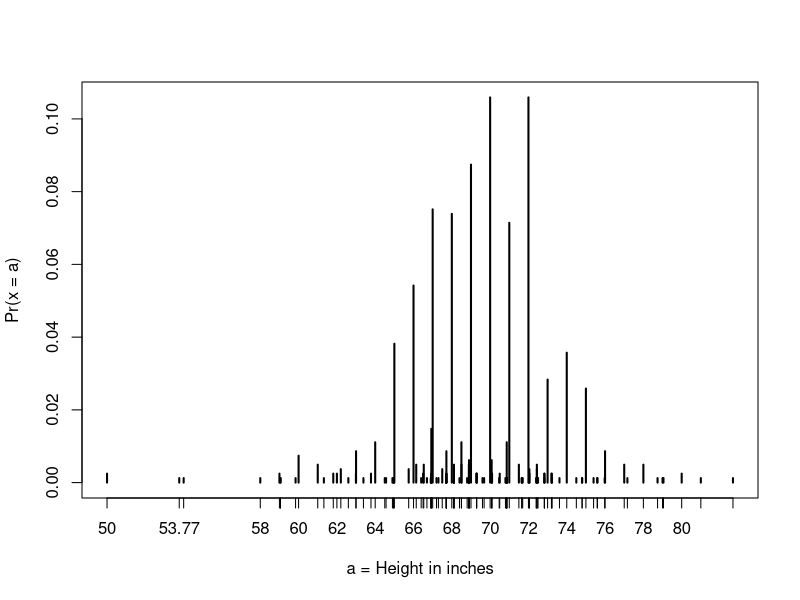
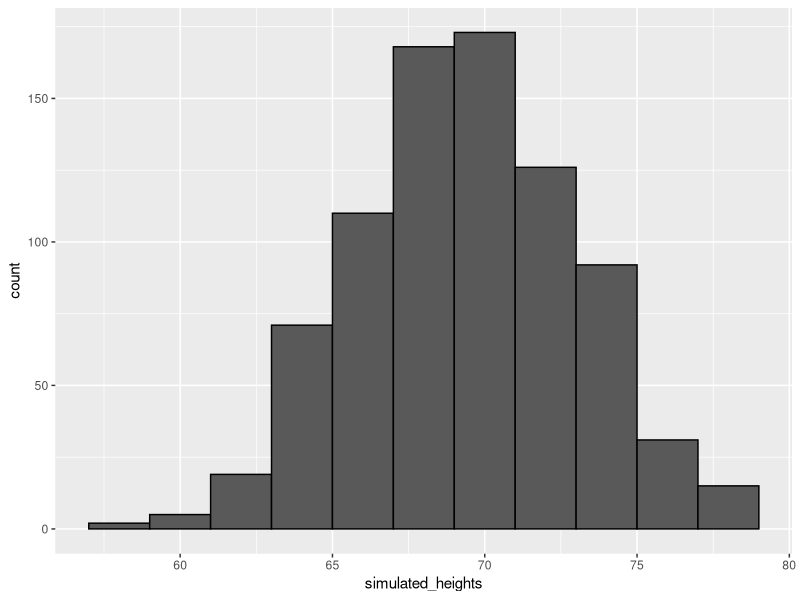
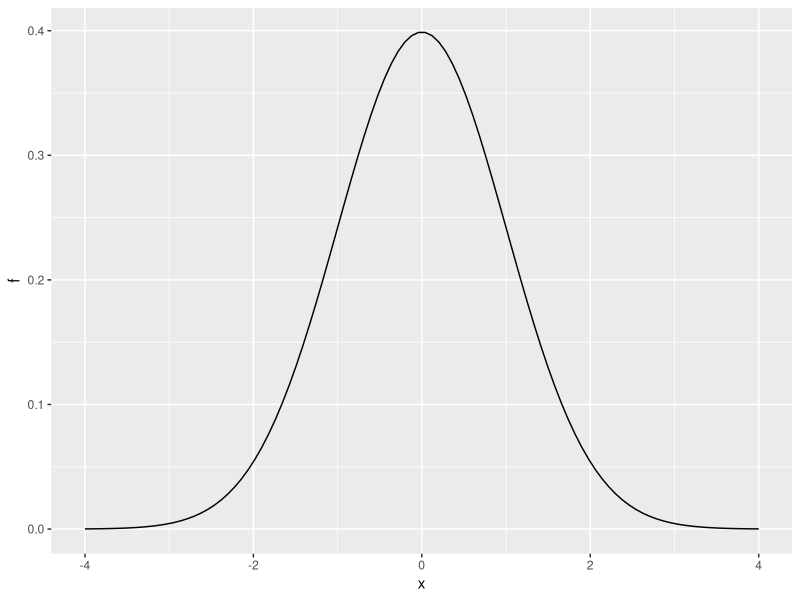
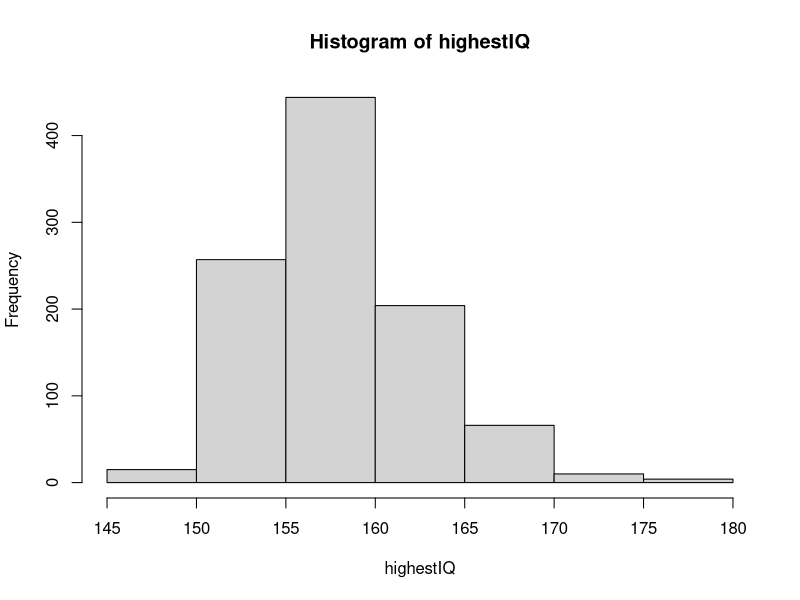

The R script that drew these images, in order:
## ---- chunk 1
library(tidyverse)
library(dslabs)
data(heights)
x <- heights %>% filter(sex=="Male") %>% pull(height)
## ---- chunk 2
F <- function(a) mean(x <= a)

1 - F(70)    # probability of male taller than 70 inches
## ---- chunk 3
library(tidyverse)
library(dslabs)
data(heights)
x <- heights %>% filter(sex=="Male") %>% pull(height)
## ---- chunk 4
# plot distribution of exact heights in data
plot(prop.table(table(x)), xlab = "a = Height in inches", ylab = "Pr(x = a)")

# probabilities in actual data over length 1 ranges containing an integer
mean(x <= 68.5) - mean(x <= 67.5)
mean(x <= 69.5) - mean(x <= 68.5)
mean(x <= 70.5) - mean(x <= 69.5)

# probabilities in normal approximation match well
pnorm(68.5, mean(x), sd(x)) - pnorm(67.5, mean(x), sd(x))
pnorm(69.5, mean(x), sd(x)) - pnorm(68.5, mean(x), sd(x))
pnorm(70.5, mean(x), sd(x)) - pnorm(69.5, mean(x), sd(x))

# probabilities in actual data over other ranges don't match normal approx as well
mean(x <= 70.9) - mean(x <= 70.1)
pnorm(70.9, mean(x), sd(x)) - pnorm(70.1, mean(x), sd(x))
## ---- chunk 5
# define x as male heights from dslabs data
library(tidyverse)
library(dslabs)
data(heights)
x <- heights %>% filter(sex=="Male") %>% pull(height)

# generate simulated height data using normal distribution - both datasets should have n observations
n <- length(x)
avg <- mean(x)
s <- sd(x)
simulated_heights <- rnorm(n, avg, s)

# plot distribution of simulated_heights
data.frame(simulated_heights = simulated_heights) %>%
    ggplot(aes(simulated_heights)) +
    geom_histogram(color="black", binwidth = 2)
## ---- chunk 6
B <- 10000
tallest <- replicate(B, {
    simulated_data <- rnorm(800, avg, s)    # generate 800 normally distributed random heights
    max(simulated_data)    # determine the tallest height 
})
mean(tallest >= 7*12)    # proportion of times that tallest person exceeded 7 feet (84 inches)
## ---- chunk 7
x <- seq(-4, 4, length.out = 100)
data.frame(x, f = dnorm(x)) %>%
    ggplot(aes(x,f)) +
    geom_line()
## ---- chunk 8
# Assign a variable 'female_avg' as the average female height.
female_avg <- 64

# Assign a variable 'female_sd' as the standard deviation for female heights.
female_sd <- 3

# Using variables 'female_avg' and 'female_sd', calculate the probability that a randomly selected female is shorter than 5 feet. Print this value to the console.
p5 <- pnorm((5*12-female_avg)/female_sd)
p5
## ---- chunk 9
p6 <- 1-pnorm((6*12-female_avg)/female_sd)
p6
## ---- chunk 10
p3 <- pnorm((67-female_avg)/female_sd) - pnorm((61-female_avg)/female_sd)
p3
## ---- chunk 11
p4 <- pnorm((67-female_avg)/female_sd) - pnorm((61-female_avg)/female_sd)
p4
## ---- chunk 12
p5 <- pnorm((67-female_avg)/female_sd) - pnorm((61-female_avg)/female_sd)
p5
## ---- chunk 13
qnorm(0.99, 69, 3)
## ---- chunk 14
B <- 1000
n <- 10000
avg <- 100
sd <- 15

highestIQ <- replicate(B,
  max(rnorm(n, avg, sd)))
hist(highestIQ)
